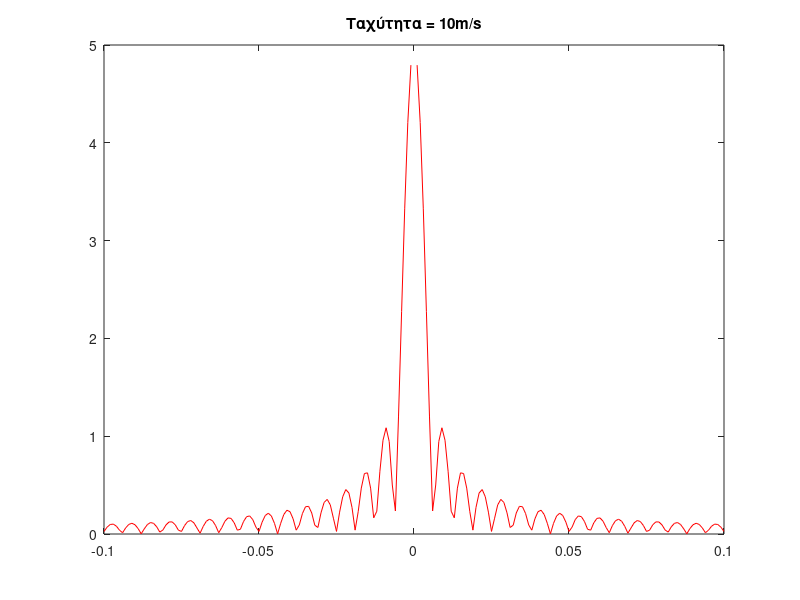

Reproduce this figure in MATLAB.
%Σήματα και συστήματα 2020-2021
%Μέλη ομάδας: Π19183, Π19040, Π19092
%Εργασία 1 (Άσκηση Γ5).

% 1)
c=10;   %ταχύτητα
s = -0.1:0.001:0.1;  %τιμές του s
T = 100;
constant = 5;

K = constant*abs(sin(c*T*s/2) ./ (c*T*s/2));    %|Κ^(s)|
plot(s,abs(K),'-r');
title(['Ταχύτητα = ' num2str(c) 'm/s']);
hold on